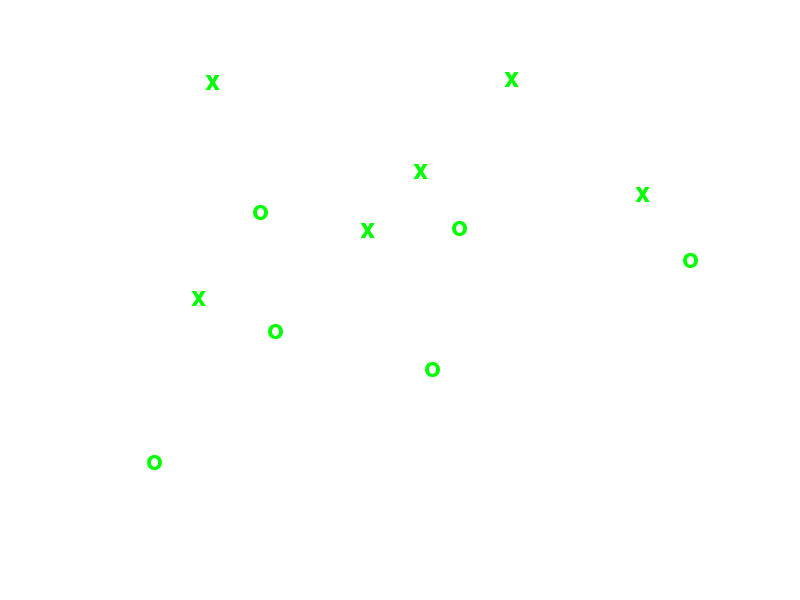

Write MATLAB code to recreate this figure. (Note: this script raises an error after producing the figure.)
%% Visual Search Experiment Replication
% Denpendencies: This program is based on MATLAB version 2017b (Mac)
% Version History: I don't remember......since there are too many
%% Initialization
%clear wark space
clear all
close all
clc
%initialization of variables
Trials =nan(20,5); % initialization for 20 trials per level per condition
CorrectTrials =[]; % the final 160 trials will be stored into this matrix
%% parameters
setsize = [4 8 12 16];
condition = [0 1]; % 1 represents pop out search, 0 represents conjunction search
Trials =nan(20,5); % initialization for 20 trials per level per condition
CorrectTrials =[]; % the final 160 trials will be stored into this matrix
fS = 20; %set the font size for stimuli
Fs = 40; %font size for welcome&thank you text
lW = 1; %set the line width
%% Stimuli presentation and reaction time recording
% display welcome info
figure
screensize = get(0,'ScreenSize');
set(gcf,'Position',screensize);
Welcometext = text(.5,.5,'Welcome!');
axis off
set(gcf,'color','k');
set(Welcometext,'HorizontalAlignment','center');
set(Welcometext,'color','w')
set(Welcometext,'FontSize',Fs);
set(Welcometext,'FontWeight','b');
shg
pause
delete(Welcometext)
%display instruction
message = sprintf('The target is red ''x'' only.\n Press ''y'' if the target is present.\n Press ''n'' if it''s not.\n Now press any key to proceed.');
Instructiontext = text(.5,.5,message);
% Instructiontext = text(.5,.5,)
% Instructiontext = text(.5,.5,);
axis off
set(gcf,'color','k');
set(Instructiontext,'HorizontalAlignment','center');
set(Instructiontext,'color','w')
set(Instructiontext,'FontSize',fS);
set(Instructiontext,'FontWeight','b');
shg
pause
delete(Instructiontext)
% display stimuli
for numStim = setsize(randperm(4)) %randomly draw one set size from the set [4 8 12 16] without replacement so that each size will appear only once
    for researchMethod = condition(randperm(2)) %randomly draw one condition, either pop out or conjunction
        j = 1; %initialize trial number at the beginning of each iteration
        TargetSet = [zeros(1,10) ones(1,10)];%for these 20 trials/level/condition, we want half with target, half without, so we create a vector with 0 and 1 first
        numTarget = randperm(20);            % and then get a vector of numbers from 1 to 20 with shuffled order
        while j<= 20 %we want 20 trials per level per condition, so 20 is the benchmark
            targetPresent = TargetSet(numTarget(j));% use the shuffled set as index to retrive 0 and 1 in TargetSet to nake sure there are equal number of target trials and non-target trials
            if targetPresent == 1 % check if target is present and output
                Target = 'x'; %tell the participant explicitly that the target is a red 'x'
                Target_pos = rand(targetPresent,2);
                TargetOutput = text(Target_pos(:,1),Target_pos(:,2),Target);
                set(TargetOutput,'color','r');
                set(TargetOutput,'FontSize',fS);
                set(TargetOutput,'FontWeight','b');
                Trials(j,1) = 'y'; % if there is target, put 'y' for 'yes' in the first column of Trials
            else
                Trials(j,1) = 'n'; % if there is no target, put 'n' for 'no'
            end       
            stimPresent = numStim-targetPresent; % a general representation of the number of stimuli presented
            stimuli = randperm(stimPresent);
            StimToDisp = cell(1,length(stimuli));% create a 1xlength(stimuli) cell to store stimuli
            ColorToDisp = cell(1,length(stimuli));% create a 1xlength(stimuli) cell to store the color for each stimuli         
            for i = 1:length(stimuli)
                if stimuli(i) <= numStim/2 %stimuli is the shuffled set, so we use i to retrieve any value in stimuli, it's either larger or smaller than half of the set size, so we just use smaller here
                    StimToDisp{i} = 'o';   % and if it's smaller, we want the distractors be 'o'
                    if ((stimuli(i) ~= 1) && (targetPresent == 1) && (researchMethod == 0)) || ((targetPresent == 0) && (researchMethod == 0)) %for conjunction search, if there is a target represented by red 'x', there need to be one and only one green 'o' to make sure there are eqaul number of red/green stimuli and equal number of 'x'/'o'
                                                                                          %but in pop out search, all 'o's are green, so we just need to change all other 'o's to red in conjunction search                      
                        ColorToDisp{i} = [1 0 0]; %the RGB tripplet for red
                    else ColorToDisp{i} = [0 1 0];%the RGB tripplet for green
                    end
                else StimToDisp{i} = 'x'; %let the other half be 'x' so that the number of 'x' and 'o' are equal
                    ColorToDisp{i} = [0 1 0];
                end
            end           
            StimToDisp_pos = rand(stimPresent,2); %random pairs of position index
            StimOutput = text(StimToDisp_pos(:,1),StimToDisp_pos(:,2),StimToDisp); % handle for stimuli
            set(StimOutput,'FontSize',fS);
            set(StimOutput,'FontWeight','b');
            for i = 1:length(stimuli) 
                set(StimOutput(i),'color',ColorToDisp{i}); %retrieve the color stored for each stimuli
            end                
            axis off;
            set(gcf,'color','k')
            validKeyPressed = 0; %Initialize this as zero          
            while validKeyPressed == 0 
                tic
                disp ('Press ''y'' for yes, ''n'' for no, please don''t press anything else. ')
                pause
                Trials(j,3) = toc; %let the third column of Trials be the reaction time
                userPressedKey = get(gcf,'CurrentCharacter'); %stored the key participant pressed
                Trials(j,2) = userPressedKey; %stored the key participant pressed in the second column of Trials              
                if strcmp (userPressedKey,'y') 
                    validKeyPressed = 1;
                elseif strcmp (userPressedKey,'n')
                    validKeyPressed = 1;
                else
                    disp('You pressed an invalid key, please try again!')
                    validKeyPressed = 2; %inform the participant the key he/she pressed is invalid, but keep this trial for now (will delete later) so that the time won't be cumulated to the next time when a valid key is pressed
                end              
            end           
            Trials(j,4) = numStim; %store the set size in the forth column of Trials (for analyzation)
            Trials(j,5) = researchMethod; %store whether it's conjunction search or pop out search in the fifth column of Trials           
            delete(StimOutput)
            if targetPresent == 1
                delete(TargetOutput)
            end         
            if Trials(j,1)== Trials(j,2) %the first column indicates whether the target is present, the second indicates the answer of each participant
                j = j + 1; %if the first two column matches, the participant made the right choice. So he/she can proceed to next trial
            end
        end       
        CorrectTrials = [CorrectTrials;Trials]; %apend the current set of trials to the total set of trials
    end   
end
%display thank you info
Thankyoutext = text(.5,.5,'Thank you!');
axis off
set(gcf,'color','k');
set(Thankyoutext,'HorizontalAlignment','center');
set(Thankyoutext,'color','w')
set(Thankyoutext,'FontSize',Fs);
set(Thankyoutext,'FontWeight','b');
pause(2) %the figure will pause for 2 seconds
close %and close automatically
%% Analyze reaction time and make result plots
%calculate the mean reaction time for pop out search for each set size no matter target is present or not
%since CorrectTrials is a numerical matrix, it transfers 'y' and 'n' to
%numbers, where 121 indicates 'y'(target present), and 110 indicates 'n'(target absent)
meanRT_pop4= mean(CorrectTrials((CorrectTrials(:,4)==4 & CorrectTrials(:,5) == 1),3));
meanRT_pop8= mean(CorrectTrials((CorrectTrials(:,4)==8 & CorrectTrials(:,5) == 1),3));
meanRT_pop12= mean(CorrectTrials((CorrectTrials(:,4)==12 & CorrectTrials(:,5) == 1),3));
meanRT_pop16= mean(CorrectTrials((CorrectTrials(:,4)==16 & CorrectTrials(:,5) == 1),3));
%conbine it into a vector for plotting
mean_pop = [meanRT_pop4 meanRT_pop8 meanRT_pop12 meanRT_pop16];
%calculate the mean reaction time for conjunction search for each set size no matter target is present or not
meanRT_conjunct4 = mean(CorrectTrials((CorrectTrials(:,4)==4 & CorrectTrials(:,5) == 0),3));
meanRT_conjunct8 = mean(CorrectTrials((CorrectTrials(:,4)==8 & CorrectTrials(:,5) == 0),3));
meanRT_conjunct12 = mean(CorrectTrials((CorrectTrials(:,4)==12 & CorrectTrials(:,5) == 0),3));
meanRT_conjunct16 = mean(CorrectTrials((CorrectTrials(:,4)==16 & CorrectTrials(:,5) == 0),3));
mean_conjunct = [meanRT_conjunct4 meanRT_conjunct8 meanRT_conjunct12 meanRT_conjunct16];
%calculate the mean reaction time when target is present for each set size
meanRT_4_target = mean(CorrectTrials((CorrectTrials(:,1)==121 & CorrectTrials(:,4)==4),3));
meanRT_8_target = mean(CorrectTrials((CorrectTrials(:,1)==121 & CorrectTrials(:,4)==8),3));
meanRT_12_target = mean(CorrectTrials((CorrectTrials(:,1)==121 & CorrectTrials(:,4)==12),3));
meanRT_16_target = mean(CorrectTrials((CorrectTrials(:,1)==121 & CorrectTrials(:,4)==16),3));
mean_target = [meanRT_4_target meanRT_8_target meanRT_12_target meanRT_16_target];
%calculate the mean reaction time when target is absent for each set size
meanRT_4_notarget = mean(CorrectTrials((CorrectTrials(:,1)==110 & CorrectTrials(:,4)==4),3));
meanRT_8_notarget = mean(CorrectTrials((CorrectTrials(:,1)==110 & CorrectTrials(:,4)==8),3));
meanRT_12_notarget = mean(CorrectTrials((CorrectTrials(:,1)==110 & CorrectTrials(:,4)==12),3));
meanRT_16_notarget = mean(CorrectTrials((CorrectTrials(:,1)==110 & CorrectTrials(:,4)==16),3));
mean_notarget = [meanRT_4_notarget meanRT_8_notarget meanRT_12_notarget meanRT_16_notarget];
%making the plot
subplot(2,1,1)
RT_pop = plot(setsize,mean_pop);
set(RT_pop,'LineWidth',lW);
set(RT_pop,'color','b');
hold on
RT_conjunct = plot(setsize,mean_conjunct);
set(RT_conjunct,'LineWidth',lW);
set(RT_conjunct,'color','r');
legend([RT_pop, RT_conjunct], 'Pop Out Search', ...
    'Conjunction Search','Location', 'SouthEastOutside');
title('Reaction Time under Pop out/Conjunction Search');
xlabel('Set Size');
ylabel('Reaction Time (s)');
set(gca,'Xtick',4:4:16); 
subplot(2,1,2)
RT_target = plot(setsize,mean_target);
set(RT_target,'LineWidth',lW);
set(RT_target,'color','b');
hold on
RT_notarget = plot(setsize,mean_notarget);
set(RT_notarget,'LineWidth',lW);
set(RT_notarget,'color','r');
legend([RT_target, RT_notarget], 'Target Present', ...
    'Target Absent','Location', 'SouthEastOutside');
title('Reaction Time Given Target is Present/Absent');
xlabel('Set Size');
ylabel('Reaction Time (s)');
set(gcf,'color','w');
set(gca,'Xtick',4:4:16);
